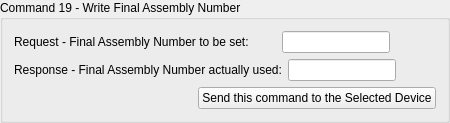
             <widget class="QGroupBox" name="command_19_group">
              <property name="title">
               <string>Command 19 - Write Final Assembly Number</string>
              </property>
              <layout class="QVBoxLayout" name="verticalLayout_26">
               <item>
                <layout class="QHBoxLayout" name="horizontalLayout_63">
                 <item>
                  <widget class="QLabel" name="label_58">
                   <property name="text">
                    <string>Request - Final Assembly Number to be set:        </string>
                   </property>
                  </widget>
                 </item>
                 <item>
                  <widget class="QLineEdit" name="lineEdit_command19_request_final_assembly_number"/>
                 </item>
                 <item>
                  <spacer name="horizontalSpacer_83">
                   <property name="orientation">
                    <enum>Qt::Horizontal</enum>
                   </property>
                   <property name="sizeHint" stdset="0">
                    <size>
                     <width>40</width>
                     <height>20</height>
                    </size>
                   </property>
                  </spacer>
                 </item>
                </layout>
               </item>
               <item>
                <layout class="QHBoxLayout" name="horizontalLayout_64">
                 <item>
                  <widget class="QLabel" name="label_59">
                   <property name="text">
                    <string>Response - Final Assembly Number actually used:</string>
                   </property>
                  </widget>
                 </item>
                 <item>
                  <widget class="QLineEdit" name="lineEdit_command19_response_final_assembly_number">
                   <property name="readOnly">
                    <bool>true</bool>
                   </property>
                  </widget>
                 </item>
                 <item>
                  <spacer name="horizontalSpacer_84">
                   <property name="orientation">
                    <enum>Qt::Horizontal</enum>
                   </property>
                   <property name="sizeHint" stdset="0">
                    <size>
                     <width>40</width>
                     <height>20</height>
                    </size>
                   </property>
                  </spacer>
                 </item>
                </layout>
               </item>
               <item alignment="Qt::AlignRight">
                <widget class="QPushButton" name="send_command19_button">
                 <property name="text">
                  <string>Send this command to the Selected Device</string>
                 </property>
                </widget>
               </item>
              </layout>
             </widget>
